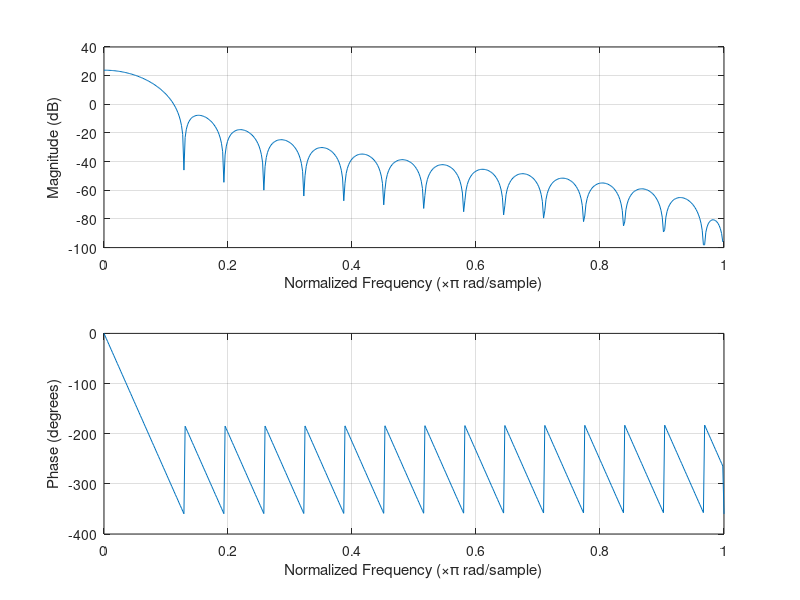
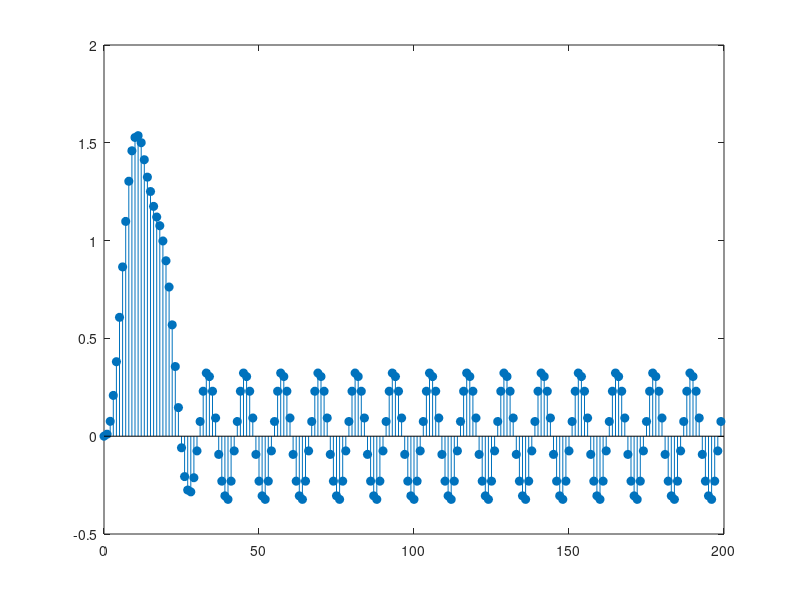
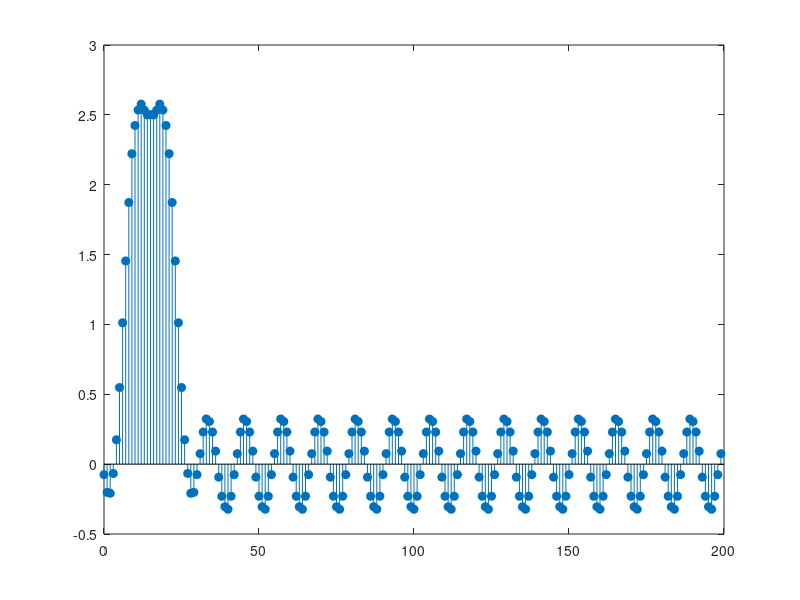
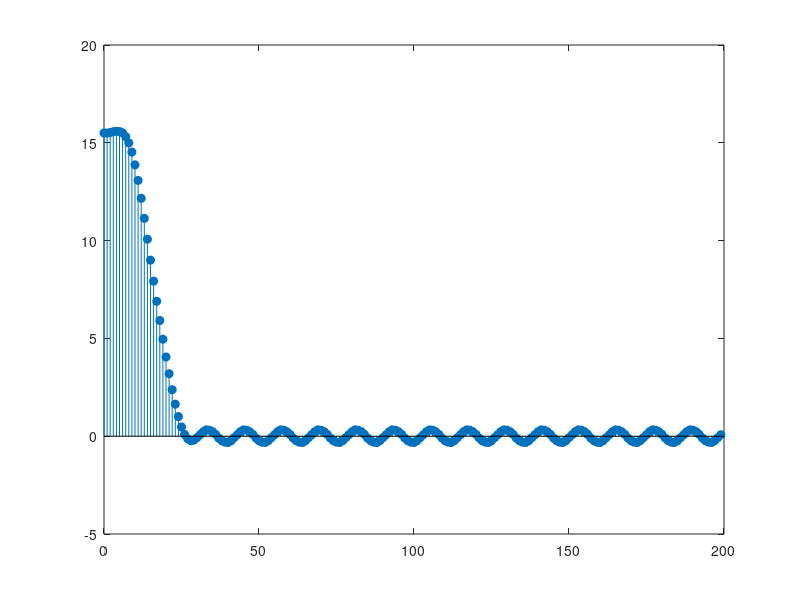

MATLAB code for these plots, in order:
%EEET 425 LAB05Q1
N = 31;
M = N; %window length parameter, filter order
n = 0:N;

nminus1 = 0:199; %time index for the input signal
w = 0.5 - 0.5 * cos(2 * pi * n / M); %hann window


figure;
freqz(w, 1); %part a magnitude and phase response

num_pairs = (N + 1) / 2; %number of symmetric coefficient pairs, 16
b = w(1:num_pairs); %first half of the window, shared by each pair
x = cos((pi/6)*(nminus1)) + 3*sin((2*pi)*(nminus1)/3); %input signal
L = length(x); %signal length

x_zeros = [zeros(1, N), x, zeros(1, N)]; %zero padding, N zeros on each side
y_zeros = zeros(1, L); %preallocate zero padded output

for i = 1:L
    id = i + N; %index of x(i) inside the padded signal
    acc = 0; %reset accumulator for each output sample
    for k = 0:(num_pairs - 1)
        x_left = x_zeros(id - k); %delay k sample
        x_right = x_zeros(id - N + k); %delay N-k sample, the symmetric partner
        acc = acc + b(k + 1) * (x_left + x_right); %add the pair, one multiply
    end
    y_zeros(i) = acc; %no center tap since the window length is even
end

figure;
stem(nminus1, y_zeros, 'filled'); %zero padding output

x_left_pad  = fliplr(x(1:N)); %mirror of the start
x_right_pad = fliplr(x(L-N+1:L)); %mirror of the end
x_reflect = [x_left_pad, x, x_right_pad]; %reflective padding
y_reflect = zeros(1, L); %preallocate reflective output

for i = 1:L
    id = i + N; %index of x(i) inside the padded signal
    acc = 0;
    for k = 0:(num_pairs - 1)
        x_left = x_reflect(id - k);
        x_right = x_reflect(id - N + k);
        acc = acc + b(k + 1) * (x_left + x_right); %same pair structure as before
    end
    y_reflect(i) = acc;
end

figure;
stem(nminus1, y_reflect, 'filled'); %reflective padding output

x_rep = [x(1) * ones(1, N), x, x(L) * ones(1, N)]; %replicate padding, repeat edge values
y_rep = zeros(1, L); %preallocate replicate output

for i = 1:L
    id = i + N; %index of x(i) inside the padded signal
    acc = 0;
    for k = 0:(num_pairs - 1)
        x_left = x_rep(id - k);
        x_right = x_rep(id - N + k);
        acc = acc + b(k + 1) * (x_left + x_right); %same pair structure as before
    end
    y_rep(i) = acc;
end

figure;
stem(nminus1, y_rep, 'filled'); %replicate padding output
